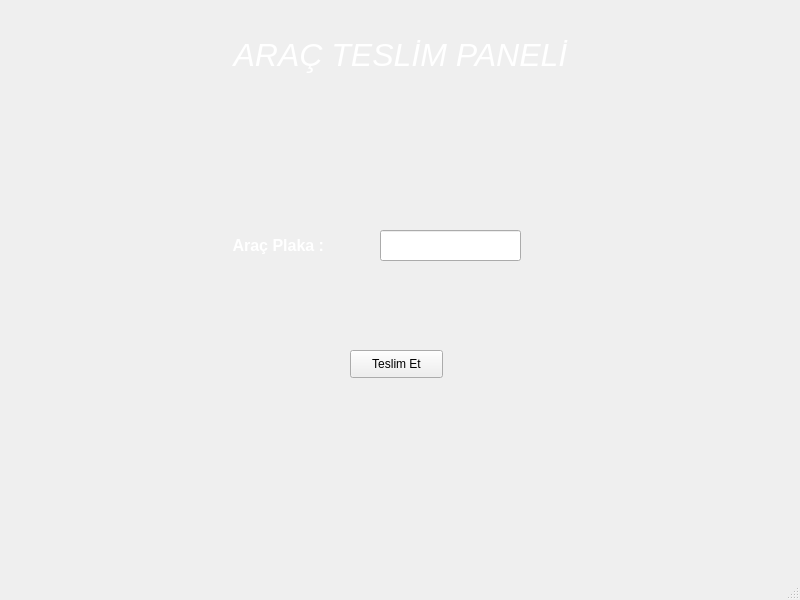
<?xml version="1.0" encoding="UTF-8"?>
<ui version="4.0">
 <class>MainWindow</class>
 <widget class="QMainWindow" name="MainWindow">
  <property name="geometry">
   <rect>
    <x>0</x>
    <y>0</y>
    <width>800</width>
    <height>600</height>
   </rect>
  </property>
  <property name="windowTitle">
   <string>MainWindow</string>
  </property>
  <widget class="QWidget" name="centralwidget">
   <widget class="QLabel" name="label">
    <property name="geometry">
     <rect>
      <x>-10</x>
      <y>-50</y>
      <width>861</width>
      <height>641</height>
     </rect>
    </property>
    <property name="text">
     <string/>
    </property>
    <property name="pixmap">
     <pixmap>75515051-dark-background-with-spotlights-light-studio.jpg</pixmap>
    </property>
    <property name="scaledContents">
     <bool>true</bool>
    </property>
   </widget>
   <widget class="QLabel" name="label_2">
    <property name="geometry">
     <rect>
      <x>180</x>
      <y>10</y>
      <width>441</width>
      <height>91</height>
     </rect>
    </property>
    <property name="text">
     <string>&lt;html&gt;&lt;head/&gt;&lt;body&gt;&lt;p align=&quot;center&quot;&gt;&lt;span style=&quot; font-size:24pt; font-style:italic; color:#ffffff;&quot;&gt;ARAÇ TESLİM PANELİ&lt;/span&gt;&lt;/p&gt;&lt;/body&gt;&lt;/html&gt;</string>
    </property>
   </widget>
   <widget class="QLabel" name="label_3">
    <property name="geometry">
     <rect>
      <x>200</x>
      <y>220</y>
      <width>161</width>
      <height>51</height>
     </rect>
    </property>
    <property name="text">
     <string>&lt;html&gt;&lt;head/&gt;&lt;body&gt;&lt;p align=&quot;center&quot;&gt;&lt;span style=&quot; font-size:12pt; font-weight:600; color:#ffffff;&quot;&gt;Araç Plaka : &lt;/span&gt;&lt;/p&gt;&lt;/body&gt;&lt;/html&gt;</string>
    </property>
   </widget>
   <widget class="QPushButton" name="teslimet">
    <property name="geometry">
     <rect>
      <x>350</x>
      <y>350</y>
      <width>93</width>
      <height>28</height>
     </rect>
    </property>
    <property name="text">
     <string>Teslim Et</string>
    </property>
   </widget>
   <widget class="QLineEdit" name="aracplaka">
    <property name="geometry">
     <rect>
      <x>380</x>
      <y>230</y>
      <width>141</width>
      <height>31</height>
     </rect>
    </property>
   </widget>
  </widget>
  <widget class="QMenuBar" name="menubar">
   <property name="geometry">
    <rect>
     <x>0</x>
     <y>0</y>
     <width>800</width>
     <height>26</height>
    </rect>
   </property>
  </widget>
  <widget class="QStatusBar" name="statusbar"/>
 </widget>
 <resources/>
 <connections/>
</ui>
